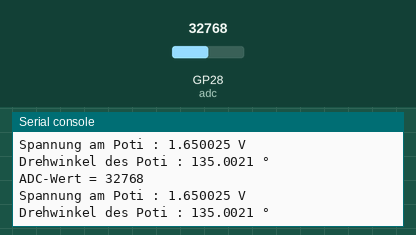
This program was run on a simulated Raspberry Pi Pico running MicroPython. Shown: the last lines printed to the serial console. The inputs (shaded band) are chosen by the test bench; at power-on: GP28 (adc) = 32768 (analog values on the 0–65535 scale).

Above: at 1.2 s.
1.3 s: GP28 (adc) set to 45874
At 1.9 s:
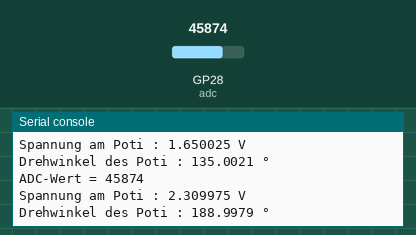
2.8 s: GP28 (adc) set to 57670
At 3.4 s:
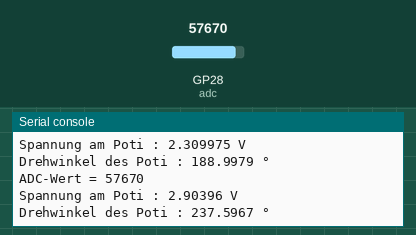
Timing chart, 0 to 5.8 s (numbered marks = the images above; inputs shaded):
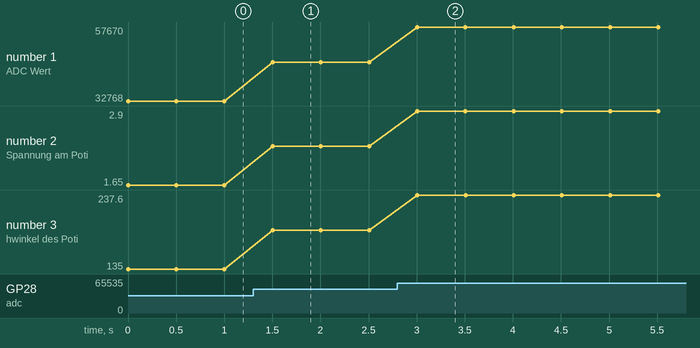

Measured:
- after the input at 1.3 s, the serial console: prints a new line after 0.20 s (image 1)
- after the input at 2.8 s, the serial console: prints a new line after 0.21 s (image 2)
- plotted number 1: 32768 → 45874 after the input at 1.3 s, 45874 → 57670 after the input at 2.8 s
- plotted number 2: 1.65 → 2.31 after the input at 1.3 s, 2.31 → 2.9 after the input at 2.8 s
- plotted number 3: 135 → 189 after the input at 1.3 s, 189 → 237.6 after the input at 2.8 s

The program:

2_2_ADC_mit_Poti.py
```python
"""
MicroPython-Programm zur Spannungsmessung an einem Potentiometer
Stand 26. Juli 2023 - Python 3.7 mit MicroPython Extension auf PyBoard (Pico)
Pinbelegung :
Poti-Pin 1 an A-GND (Pin 33)
Poti-Pin 3 an 3V3_O (Pin 36)
Poti-Pin 2 an ADC-V (Pin 34) Kanal 2
"""

# Im Terminal werden Digitalwert und entsprechende Spannung angezeigt
#
from machine import ADC
import time
adc = ADC(2)
while True:
    digital_value = adc.read_u16()
    print("ADC-Wert =", digital_value)
    # Normierung auf Spannungswert
    voltage_value = 3.3*(digital_value/65535)
    winkel = 270 * (digital_value/65535)
    print("Spannung am Poti : {} V ".format(voltage_value))
    print("Drehwinkel des Poti : {} °".format(winkel))
    time.sleep_ms(500)
```
